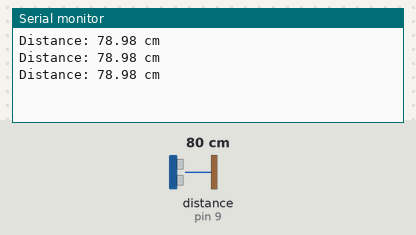
A sketch run on a simulated Arduino Uno, built with avr-gcc and run on an emulated ATmega328P. On the bench: the last lines printed to the serial monitor. Wiring (inferred from the names in the program): ultrasonic range finder: trigger pin 10; echo pin 9. The test bench sets the inputs (shaded band); at power-on: distance to the obstacle (sensor on pin 9) 80 cm. The echo pulse lasts 58.3 µs per cm.

Above: at 1.3 s.
1.4 s: distance to the obstacle (sensor on pin 9) set to 2 cm
At 1.8 s:
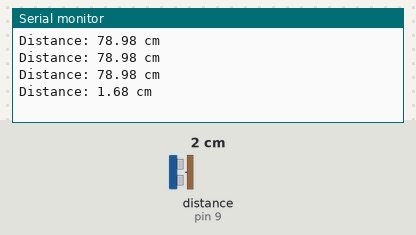
2.9 s: distance to the obstacle (sensor on pin 9) set to 4 cm
At 3.4 s:
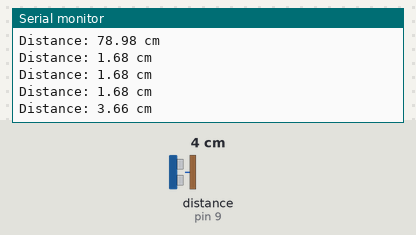
Timing chart, 0 to 5.9 s (numbered marks = the images above; inputs shaded):
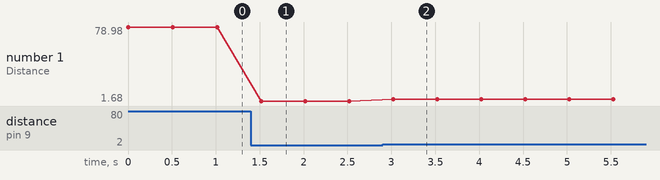

The sketch:

ARDUINO_ULTRASONIC_DISTANCE_MEASUREMENT.INO
```cpp
#define TRIG 10
#define ECHO 9

void setup() {
  pinMode(TRIG, OUTPUT);
  pinMode(ECHO, INPUT);
  Serial.begin(9600);
}

void loop() {
  long duration;
  float distance;

  // Trigger pulse
  digitalWrite(TRIG, LOW);
  delayMicroseconds(2);

  digitalWrite(TRIG, HIGH);
  delayMicroseconds(10);
  digitalWrite(TRIG, LOW);

  // Read echo time
  duration = pulseIn(ECHO, HIGH);

  // Calculate distance in cm
  distance = duration * 0.034 / 2;

  Serial.print("Distance: ");
  Serial.print(distance);
  Serial.println(" cm");

  delay(500);
}
```

Measured:
- after the input at 1.4 s, the serial monitor: prints a new line after 0.12 s (image 1)
- after the input at 2.9 s, the serial monitor: prints a new line after 0.12 s (image 2)
- plotted number 1: 78.98 → 1.68 after the input at 1.4 s, 1.68 → 3.66 after the input at 2.9 s
